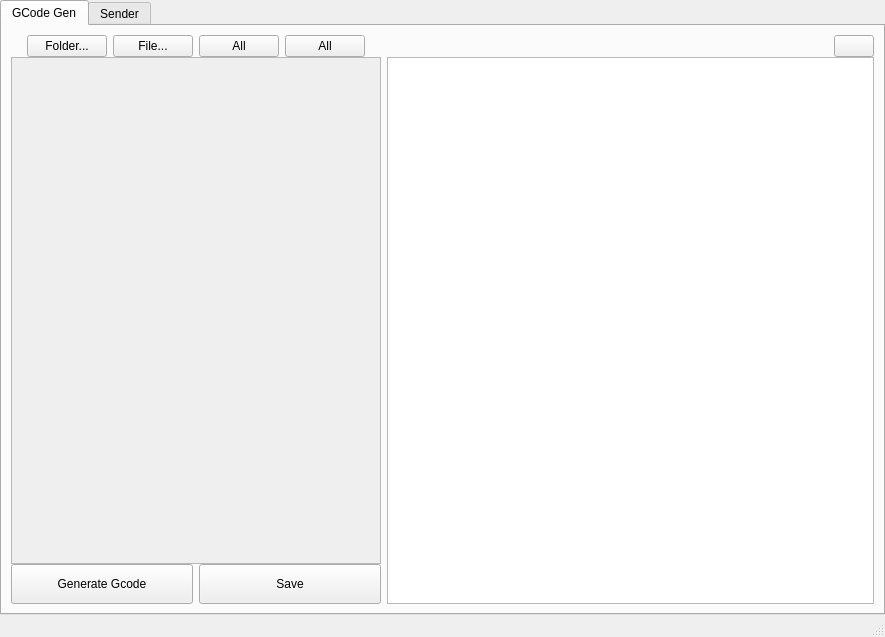
<?xml version="1.0" encoding="UTF-8"?>
<ui version="4.0">
 <class>MainWindow</class>
 <widget class="QMainWindow" name="MainWindow">
  <property name="geometry">
   <rect>
    <x>0</x>
    <y>0</y>
    <width>885</width>
    <height>637</height>
   </rect>
  </property>
  <property name="windowTitle">
   <string>MultiGcoder</string>
  </property>
  <widget class="QWidget" name="centralwidget">
   <layout class="QVBoxLayout" name="verticalLayout">
    <property name="leftMargin">
     <number>0</number>
    </property>
    <property name="topMargin">
     <number>0</number>
    </property>
    <property name="rightMargin">
     <number>0</number>
    </property>
    <property name="bottomMargin">
     <number>0</number>
    </property>
    <item>
     <widget class="QTabWidget" name="tabWidget">
      <property name="currentIndex">
       <number>0</number>
      </property>
      <widget class="QWidget" name="tab">
       <attribute name="title">
        <string>GCode Gen</string>
       </attribute>
       <layout class="QGridLayout" name="gridLayout">
        <property name="verticalSpacing">
         <number>0</number>
        </property>
        <item row="1" column="2" rowspan="2">
         <widget class="GcodeVisualizer" name="graphicsView">
          <property name="minimumSize">
           <size>
            <width>0</width>
            <height>0</height>
           </size>
          </property>
         </widget>
        </item>
        <item row="0" column="0" colspan="2">
         <widget class="QFrame" name="frame">
          <property name="maximumSize">
           <size>
            <width>370</width>
            <height>16777215</height>
           </size>
          </property>
          <layout class="QHBoxLayout" name="horizontalLayout">
           <property name="topMargin">
            <number>0</number>
           </property>
           <property name="bottomMargin">
            <number>0</number>
           </property>
           <item>
            <spacer name="horizontalSpacer_3">
             <property name="orientation">
              <enum>Qt::Horizontal</enum>
             </property>
             <property name="sizeHint" stdset="0">
              <size>
               <width>40</width>
               <height>20</height>
              </size>
             </property>
            </spacer>
           </item>
           <item>
            <widget class="QPushButton" name="bt_add_new_dir">
             <property name="maximumSize">
              <size>
               <width>90</width>
               <height>16777215</height>
              </size>
             </property>
             <property name="text">
              <string>Folder...</string>
             </property>
             <property name="icon">
              <iconset resource="../Resources/icons.qrc">
               <normaloff>:/icons/Media/Icons/folder-add-outline.svg</normaloff>:/icons/Media/Icons/folder-add-outline.svg</iconset>
             </property>
            </widget>
           </item>
           <item>
            <widget class="QPushButton" name="bt_add_file">
             <property name="maximumSize">
              <size>
               <width>90</width>
               <height>16777215</height>
              </size>
             </property>
             <property name="text">
              <string>File...</string>
             </property>
             <property name="icon">
              <iconset resource="../Resources/icons.qrc">
               <normaloff>:/icons/Media/Icons/file-add-outline.svg</normaloff>:/icons/Media/Icons/file-add-outline.svg</iconset>
             </property>
            </widget>
           </item>
           <item>
            <widget class="QPushButton" name="bt_hide_show_all">
             <property name="maximumSize">
              <size>
               <width>90</width>
               <height>16777215</height>
              </size>
             </property>
             <property name="text">
              <string>All</string>
             </property>
             <property name="icon">
              <iconset resource="../Resources/icons.qrc">
               <normaloff>:/icons/Media/Icons/eye-outline.svg</normaloff>:/icons/Media/Icons/eye-outline.svg</iconset>
             </property>
            </widget>
           </item>
           <item>
            <widget class="QPushButton" name="bt_delete_all">
             <property name="maximumSize">
              <size>
               <width>90</width>
               <height>16777215</height>
              </size>
             </property>
             <property name="text">
              <string>All</string>
             </property>
             <property name="icon">
              <iconset resource="../Resources/icons.qrc">
               <normaloff>:/icons/Media/Icons/trash-2-outline.svg</normaloff>:/icons/Media/Icons/trash-2-outline.svg</iconset>
             </property>
            </widget>
           </item>
           <item>
            <spacer name="horizontalSpacer_2">
             <property name="orientation">
              <enum>Qt::Horizontal</enum>
             </property>
             <property name="sizeHint" stdset="0">
              <size>
               <width>40</width>
               <height>20</height>
              </size>
             </property>
            </spacer>
           </item>
          </layout>
         </widget>
        </item>
        <item row="0" column="2">
         <layout class="QHBoxLayout" name="horizontalLayout_2" stretch="0,0">
          <property name="spacing">
           <number>0</number>
          </property>
          <property name="sizeConstraint">
           <enum>QLayout::SetNoConstraint</enum>
          </property>
          <item>
           <spacer name="horizontalSpacer">
            <property name="orientation">
             <enum>Qt::Horizontal</enum>
            </property>
            <property name="sizeHint" stdset="0">
             <size>
              <width>40</width>
              <height>20</height>
             </size>
            </property>
           </spacer>
          </item>
          <item>
           <widget class="QPushButton" name="bt_reset_view">
            <property name="text">
             <string/>
            </property>
            <property name="icon">
             <iconset resource="../Resources/icons.qrc">
              <normaloff>:/icons/Media/Icons/home-outline.svg</normaloff>:/icons/Media/Icons/home-outline.svg</iconset>
            </property>
            <property name="iconSize">
             <size>
              <width>16</width>
              <height>16</height>
             </size>
            </property>
           </widget>
          </item>
         </layout>
        </item>
        <item row="1" column="0" colspan="2">
         <widget class="QScrollArea" name="scrollArea">
          <property name="sizePolicy">
           <sizepolicy hsizetype="Fixed" vsizetype="Expanding">
            <horstretch>0</horstretch>
            <verstretch>0</verstretch>
           </sizepolicy>
          </property>
          <property name="minimumSize">
           <size>
            <width>370</width>
            <height>0</height>
           </size>
          </property>
          <property name="maximumSize">
           <size>
            <width>370</width>
            <height>16777215</height>
           </size>
          </property>
          <property name="horizontalScrollBarPolicy">
           <enum>Qt::ScrollBarAlwaysOff</enum>
          </property>
          <property name="sizeAdjustPolicy">
           <enum>QAbstractScrollArea::AdjustToContents</enum>
          </property>
          <property name="widgetResizable">
           <bool>true</bool>
          </property>
          <widget class="DropableListWidget" name="dropableListWidget">
           <property name="geometry">
            <rect>
             <x>0</x>
             <y>0</y>
             <width>368</width>
             <height>461</height>
            </rect>
           </property>
           <layout class="QVBoxLayout" name="verticalLayout_2">
            <property name="leftMargin">
             <number>5</number>
            </property>
            <property name="rightMargin">
             <number>5</number>
            </property>
            <property name="bottomMargin">
             <number>12</number>
            </property>
            <item>
             <spacer name="verticalSpacer">
              <property name="orientation">
               <enum>Qt::Vertical</enum>
              </property>
              <property name="sizeHint" stdset="0">
               <size>
                <width>20</width>
                <height>154</height>
               </size>
              </property>
             </spacer>
            </item>
           </layout>
          </widget>
         </widget>
        </item>
        <item row="2" column="0">
         <widget class="QPushButton" name="bt_generate_gcode">
          <property name="minimumSize">
           <size>
            <width>0</width>
            <height>40</height>
           </size>
          </property>
          <property name="text">
           <string>Generate Gcode</string>
          </property>
          <property name="icon">
           <iconset resource="../Resources/icons.qrc">
            <normaloff>:/icons/Media/Icons/arrow-down-outline.svg</normaloff>:/icons/Media/Icons/arrow-down-outline.svg</iconset>
          </property>
         </widget>
        </item>
        <item row="2" column="1">
         <widget class="QPushButton" name="bt_save_gcode">
          <property name="minimumSize">
           <size>
            <width>0</width>
            <height>40</height>
           </size>
          </property>
          <property name="text">
           <string>Save</string>
          </property>
          <property name="icon">
           <iconset resource="../Resources/icons.qrc">
            <normaloff>:/icons/Media/Icons/download-outline.svg</normaloff>:/icons/Media/Icons/download-outline.svg</iconset>
          </property>
         </widget>
        </item>
       </layout>
      </widget>
      <widget class="QWidget" name="tab_2">
       <attribute name="title">
        <string>Sender</string>
       </attribute>
      </widget>
     </widget>
    </item>
   </layout>
  </widget>
  <widget class="QMenuBar" name="menubar">
   <property name="geometry">
    <rect>
     <x>0</x>
     <y>0</y>
     <width>885</width>
     <height>22</height>
    </rect>
   </property>
  </widget>
  <widget class="QStatusBar" name="statusbar"/>
 </widget>
 <customwidgets>
  <customwidget>
   <class>GcodeVisualizer</class>
   <extends>QGraphicsView</extends>
   <header>gcode_visualizer</header>
  </customwidget>
  <customwidget>
   <class>DropableListWidget</class>
   <extends>QWidget</extends>
   <header>dropable_list</header>
   <container>1</container>
  </customwidget>
 </customwidgets>
 <resources>
  <include location="../Resources/icons.qrc"/>
 </resources>
 <connections/>
</ui>
